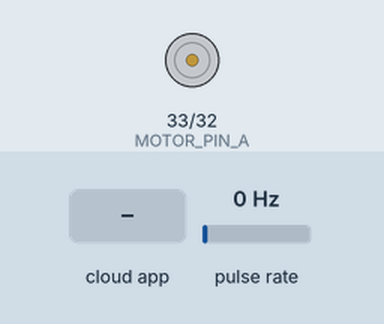
Simulated run of this sketch. Board: ESP32. Shown: motor-driver pin pairs drawn as motors (green arrow = first pin HIGH = forward, orange = second pin HIGH = backward, longer = more drive, scaled by the enable pin). Wiring (inferred from the names in the program): pulse sensor: data GPIO 14. Inputs (shaded band) come from the test bench; at power-on: pulse rate 0 Hz. The ROS host is connected and sends only what is stated.

Above: at 1.4 s.
1.5 s: the phone or cloud app sets signal to -100
At 2.4 s:
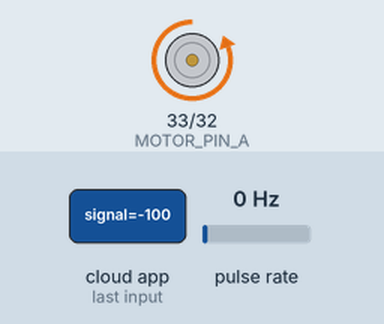
3.1 s: the phone or cloud app sets signal to 0
At 3.7 s:
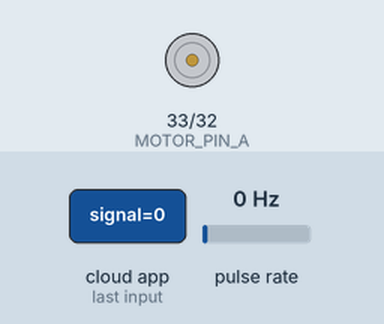
4.7 s: the phone or cloud app sets signal to 100
At 6.2 s:
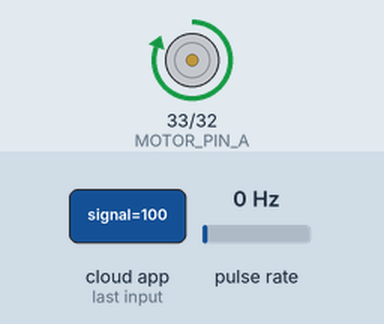
Timing chart, 0 to 7.7 s (numbered marks = the images above; inputs shaded):
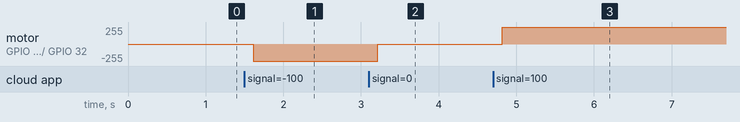

The sketch:

RetoFinal_parcial1.ino
```cpp
#include <micro_ros_arduino.h>

#include <stdio.h>
#include <rcl/rcl.h>
#include <rcl/error_handling.h>
#include <rclc/rclc.h>
#include <rclc/executor.h>

#include <std_msgs/msg/int32.h>
#include <std_msgs/msg/float32.h>

#define ENCODER_PIN_1 12
#define ENCODER_PIN_2 14
#define MOTOR_PIN_A 33
#define MOTOR_PIN_B 32

#define LED_PIN 12
#define PWM_PIN 16

//VARIABLES
double error;
double e[3] = {0};
int rpm_actual = 0;
int currentPos = 0;
int prev = 0;
float target = 0;
float ref = 0;
int current_clk = 0;
int currentPWM = 0;
int motor_Direction = 0;

rclc_support_t support; //%1
rcl_allocator_t allocator; //%1
rcl_node_t node; //%1

//SUBSCRIBER
rcl_subscription_t subscriber; //%1
std_msgs__msg__Int32 msg_signal; //%1
rclc_executor_t executor_sub; //%1

//PUBLISHER 1
rcl_publisher_t publisher; //%1
std_msgs__msg__Int32 msg; //%1
rclc_executor_t executor_pub; //%1
rcl_timer_t timer;//%1

//PUBLISHER 2
rcl_publisher_t publisher_rpm; //%1
std_msgs__msg__Int32 msg_rpm; //%1
rclc_executor_t executor_pub_rpm;
rcl_timer_t timer_rpm; //%1

#define RCCHECK(fn) { rcl_ret_t temp_rc = fn; if((temp_rc != RCL_RET_OK)){error_loop();}}
#define RCSOFTCHECK(fn) { rcl_ret_t temp_rc = fn; if((temp_rc != RCL_RET_OK)){}}

void IRAM_ATTR ISR() {
  if (!digitalRead(ENCODER_PIN_1)) {
    currentPos++;
  }
}

void error_loop(){
  while (1) {
    digitalWrite(LED_PIN, !digitalRead(LED_PIN));
    delay(100);
  }
}

void control(float ref){
  int pwm_controlled;
  error = target - rpm_actual;

  e[1] = e[0];
  e[2] = e[1];
  e[0] = error;

  prev = currentPWM;

  double kp = 0.05;
  double ki = 0.5;
  double kd = 0.001;
  double K1 = (kp + kd/0.02) * e[0];
  double K2 = (-kp + (ki*0.02) - (2*kd/0.02)) * e[1];
  double K3 = (kd/0.02) * e[2];

  pwm_controlled = (prev + K1 + K2 + K3);

  currentPWM = pwm_controlled;

  int e_direction;
  if (error <= -4) {
    e_direction = !motor_Direction;
  } else if (error >= 4) {
    e_direction = motor_Direction;
  }

  ledcWrite(0, currentPWM);
  digitalWrite(MOTOR_PIN_B, e_direction == -1 ? HIGH : LOW);
  digitalWrite(MOTOR_PIN_A, e_direction == 1 ? HIGH : LOW);

  }


void subscription_callback(const void * msgin)
{
  const std_msgs__msg__Float32* msg_signal = (const std_msgs__msg__Float32*)msgin;
  ref = msg_signal->data;
  float pulsos = ref*340;

  if(pulsos < 0){
    pulsos *= -1;
    motor_Direction = -1;
  }
  else{
    motor_Direction = 1;
  }

  target = pulsos;

}

void timer_callback(rcl_timer_t *timer, int64_t last_call_time)
{
  RCLC_UNUSED(last_call_time);
  if (timer != NULL)
  {
    rpm_actual = (current_clk *600)/(2*374);
    msg.data = rpm_actual;
    RCSOFTCHECK(rcl_publish(&publisher, &msg, NULL));
    current_clk = 0;

  }
}

void timer_callback_rpm(rcl_timer_t *timer_rpm, int64_t last_call_time)
{
  RCLC_UNUSED(last_call_time);
  if (timer_rpm != NULL)
  {
    msg_rpm.data = target;
    RCSOFTCHECK(rcl_publish(&publisher_rpm, &msg_rpm, NULL));
  }
}

void setup() {
  set_microros_transports();

  pinMode(MOTOR_PIN_A, OUTPUT);
  pinMode(MOTOR_PIN_B, OUTPUT);
  //pinMode(PWM_PIN, OUTPUT);
  ledcSetup(0, 5000, 8); // Canal 0, 5000 Hz, 8 bits de resolución
  ledcAttachPin(PWM_PIN, 0); // Asocia PWM_PIN con el canal 0 de PWM
  pinMode(ENCODER_PIN_1, INPUT);
  pinMode(ENCODER_PIN_2, INPUT);
  delay(200);

  attachInterrupt(digitalPinToInterrupt(ENCODER_PIN_2), ISR, CHANGE);

  allocator = rcl_get_default_allocator();

  RCCHECK(rclc_support_init(&support, 0, NULL, &allocator));

  // Inicializa el nodo
  RCCHECK(rclc_node_init_default(&node, "micro_ros_arduino_node", "", &support));

  // Inicializa el suscriptor
  RCCHECK(rclc_subscription_init_default(
    &subscriber,
    &node,
    ROSIDL_GET_MSG_TYPE_SUPPORT(std_msgs, msg, Float32),
    "signal"));

  // Inicializa el publisher ROS para la señal de control
  RCCHECK(rclc_publisher_init_default(
    &publisher,
    &node,
    ROSIDL_GET_MSG_TYPE_SUPPORT(std_msgs, msg, Int32),
    "output_ref"));

  // Inicializa el publisher ROS para la señal de control
  RCCHECK(rclc_publisher_init_default(
    &publisher_rpm,
    &node,
    ROSIDL_GET_MSG_TYPE_SUPPORT(std_msgs, msg, Int32),
    "output_motor"));

  const unsigned int timer_timeout = 200;
  RCCHECK(rclc_timer_init_default(
      &timer,
      &support,
      RCL_MS_TO_NS(timer_timeout),
      timer_callback));

   RCCHECK(rclc_timer_init_default(
      &timer_rpm,
      &support,
      RCL_MS_TO_NS(timer_timeout),
      timer_callback_rpm));

      RCCHECK(rclc_executor_init(&executor_pub, &support.context, 2, &allocator));
      RCCHECK(rclc_executor_add_timer(&executor_pub, &timer));
      RCCHECK(rclc_executor_add_timer(&executor_pub, &timer_rpm));

      RCCHECK(rclc_executor_init(&executor_pub, &support.context, 2, &allocator));
      RCCHECK(rclc_executor_init(&executor_pub_rpm, &support.context, 2, &allocator));
      RCCHECK(rclc_executor_add_timer(&executor_pub, &timer));
      RCCHECK(rclc_executor_add_timer(&executor_pub_rpm, &timer_rpm));
      RCCHECK(rclc_executor_init(&executor_sub, &support.context, 1, &allocator));
      RCCHECK(rclc_executor_add_subscription(&executor_sub, &subscriber, &msg_signal, &subscription_callback, ON_NEW_DATA));

      msg.data = 0;
      msg_rpm.data = 0;

}

void loop() {
  delay(50);
  control(target);
  RCCHECK(rclc_executor_spin_some(&executor_pub_rpm, RCL_MS_TO_NS(100)));
  RCCHECK(rclc_executor_spin_some(&executor_pub, RCL_MS_TO_NS(100)));
  RCCHECK(rclc_executor_spin_some(&executor_sub, RCL_MS_TO_NS(100)));
}
```

Measured:
- after the input at 1.5 s, motor on GPIO 33 (MOTOR_PIN_A) / GPIO 32 (MOTOR_PIN_B): stopped → backward 255/255 after 0.11 s
- after the input at 3.1 s, motor on GPIO 33 (MOTOR_PIN_A) / GPIO 32 (MOTOR_PIN_B): backward 255/255 → stopped after 0.12 s
- after the input at 4.7 s, motor on GPIO 33 (MOTOR_PIN_A) / GPIO 32 (MOTOR_PIN_B): stopped → forward 255/255 after 0.12 s
